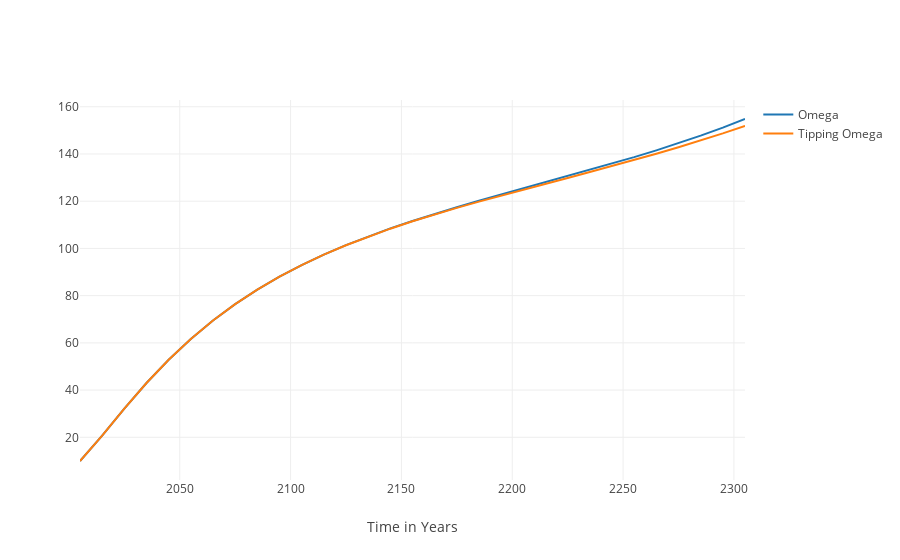

Here is the notebook cell this chart was saved with:
### Code cell
plot_multiple_attr([(model.E_cum,"Omega"),(model2.E_cum,"Tipping Omega")])
